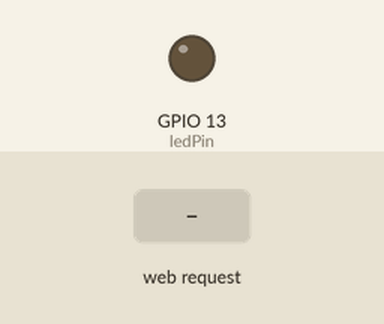
Simulated run of this sketch. Board: ESP8266 (NodeMCU). Parts: output pins drawn as LEDs (lit = HIGH). The inputs (shaded band) are chosen by the test bench. WiFi joins after 1.5 s; servers stay silent unless stated; what the sketch prints to the serial monitor is not drawn.

Above: at 2.7 s.
2.8 s: HTTP request GET /ireki received
At 3.2 s:
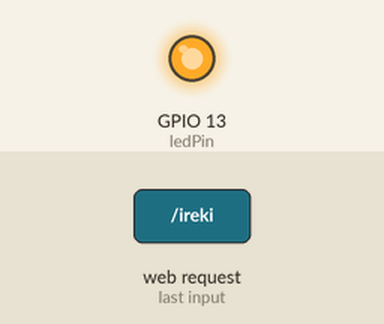
Timing chart, 0 to 7.3 s (numbered marks = the images above; inputs shaded):
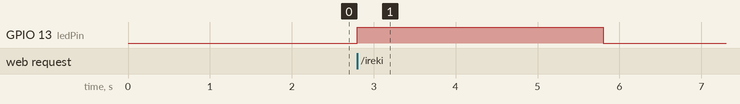

Measured:
- after the input at 2.8 s, GPIO 13 (ledPin): LOW → HIGH at once, → LOW 3.0 s later

The sketch:

srv_001.ino
```cpp
#include <ESP8266WiFi.h>

const char* ssid = "ttt";
const char* password = "teknotrakitana";

int ledPin = 13; // GPIO13
WiFiServer server(80);

void setup() {
  Serial.begin(115200);
  delay(10);

  pinMode(ledPin, OUTPUT);
  digitalWrite(ledPin, LOW);

  // Connect to WiFi network
  Serial.println();
  Serial.println();
  Serial.print("Connecting to ");
  Serial.println(ssid);

  WiFi.begin(ssid, password);

  while (WiFi.status() != WL_CONNECTED) {
    delay(500);
    Serial.print(".");
  }
  Serial.println("");
  Serial.println("WiFi connected");

  // Start the server
  server.begin();
  Serial.println("Server started");

  // Print the IP address
  Serial.print("Use this URL to connect: ");
  Serial.print("http://");
  Serial.print(WiFi.localIP());
  Serial.println("/");

}

void loop() {
  // Check if a client has connected
  WiFiClient client = server.available();
  if (!client) {
    return;
  }

  // Wait until the client sends some data
  Serial.println("new client");
  while(!client.available()){
    delay(1);
  }

  // Read the first line of the request
  String request = client.readStringUntil('\r');
  Serial.println(request);
  client.flush();

  // Match the request

  int value = LOW;
  if (request.indexOf("/ireki") != -1)  {
    Serial.println("IREKI"  );
    digitalWrite(ledPin, HIGH);
    value = HIGH;
    delay(3000);
    digitalWrite(ledPin, LOW);
    value = LOW;
  }


// Set ledPin according to the request
//digitalWrite(ledPin, value);

  // Return the response
  client.println("HTTP/1.1 200 OK");
  client.println(""); //  do not forget this one
  delay(1);
  Serial.println("Client disonnected");
  Serial.println("");

}
```
